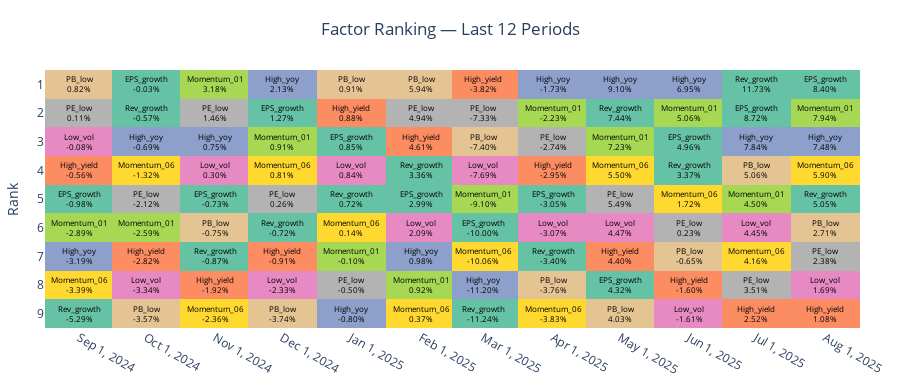

Write notebook code for a chart like this one.
### Markdown cell above
## 函數2:最近一年因子月表現熱力圖

### Code cell
returns_dict = {
    "Momentum_01": ret_mom,
    
    "Momentum_06": ret_mom6,
    "PE_low": ret_pe_low1,
    "PB_low": ret_pb_low1,
    "Low_vol": ret_low_vol,
    "High_yield": ret_high_yield,
    "High_yoy": ret_high_yoy,
    "Rev_growth": ret_rev_growth,
    "EPS_growth": ret_eps_growth,
    
}

_ = factor_rank_tile_full(
    returns_dict=returns_dict,
    periods=12,
    freq="M",                   # "M" / "W" / "Y"
    
    text_size=8,              
    # save_html="factor_rank_last12_months.html",
)

### Figure 1 — Plotly figure (JSON) as saved in the notebook; plotly's stock layout.template omitted (floating-point values rounded to 4 significant figures)
{"data": [{"colorscale": [[0, "rgb(102,194,165)"], [0, "rgb(102,194,165)"], [0.125, "rgb(252,141,98)"], [0.125, "rgb(252,141,98)"], [0.25, "rgb(141,160,203)"], [0.25, "rgb(141,160,203)"], [0.375, "rgb(231,138,195)"], [0.375, "rgb(231,138,195)"], [0.5, "rgb(166,216,84)"], [0.5, "rgb(166,216,84)"], [0.625, "rgb(255,217,47)"], [0.625, "rgb(255,217,47)"], [0.75, "rgb(229,196,148)"], [0.75, "rgb(229,196,148)"], [0.875, "rgb(179,179,179)"], [0.875, "rgb(179,179,179)"], [1, "rgb(102,194,165)"], [1, "rgb(102,194,165)"]], "showscale": false, "text": [["PB_low<br>0.82%", "EPS_growth<br>-0.03%", "Momentum_01<br>3.18%", "High_yoy<br>2.13%", "PB_low<br>0.91%", "PB_low<br>5.94%", "High_yield<br>-3.82%", "High_yoy<br>-1.73%", "High_yoy<br>9.10%", "High_yoy<br>6.95%", "Rev_growth<br>11.73%", "EPS_growth<br>8.40%"], ["PE_low<br>0.11%", "Rev_growth<br>-0.57%", "PE_low<br>1.46%", "EPS_growth<br>1.27%", "High_yield<br>0.88%", "PE_low<br>4.94%", "PE_low<br>-7.33%", "Momentum_01<br>-2.23%", "Rev_growth<br>7.44%", "Momentum_01<br>5.06%", "EPS_growth<br>8.72%", "Momentum_01<br>7.94%"], ["Low_vol<br>-0.08%", "High_yoy<br>-0.69%", "High_yoy<br>0.75%", "Momentum_01<br>0.91%", "EPS_growth<br>0.85%", "High_yield<br>4.61%", "PB_low<br>-7.40%", "PE_low<br>-2.74%", "Momentum_01<br>7.23%", "EPS_growth<br>4.96%", "High_yoy<br>7.84%", "High_yoy<br>7.48%"], ["High_yield<br>-0.56%", "Momentum_06<br>-1.32%", "Low_vol<br>0.30%", "Momentum_06<br>0.81%", "Low_vol<br>0.84%", "Rev_growth<br>3.36%", "Low_vol<br>-7.69%", "High_yield<br>-2.95%", "Momentum_06<br>5.50%", "Rev_growth<br>3.37%", "PB_low<br>5.06%", "Momentum_06<br>5.90%"], ["EPS_growth<br>-0.98%", "PE_low<br>-2.12%", "EPS_growth<br>-0.73%", "PE_low<br>0.26%", "Rev_growth<br>0.72%", "EPS_growth<br>2.99%", "Momentum_01<br>-9.10%", "EPS_growth<br>-3.05%", "PE_low<br>5.49%", "Momentum_06<br>1.72%", "Momentum_01<br>4.50%", "Rev_growth<br>5.05%"], ["Momentum_01<br>-2.89%", "Momentum_01<br>-2.59%", "PB_low<br>-0.75%", "Rev_growth<br>-0.72%", "Momentum_06<br>0.14%", "Low_vol<br>2.09%", "EPS_growth<br>-10.00%", "Low_vol<br>-3.07%", "Low_vol<br>4.47%", "PE_low<br>0.23%", "Low_vol<br>4.45%", "PB_low<br>2.71%"], ["High_yoy<br>-3.19%", "High_yield<br>-2.82%", "Rev_growth<br>-0.87%", "High_yield<br>-0.91%", "Momentum_01<br>-0.10%", "High_yoy<br>0.98%", "Momentum_06<br>-10.06%", "Rev_growth<br>-3.40%", "High_yield<br>4.40%", "PB_low<br>-0.65%", "Momentum_06<br>4.16%", "PE_low<br>2.38%"], ["Momentum_06<br>-3.39%", "Low_vol<br>-3.34%", "High_yield<br>-1.92%", "Low_vol<br>-2.33%", "PE_low<br>-0.50%", "Momentum_01<br>0.92%", "High_yoy<br>-11.20%", "PB_low<br>-3.76%", "EPS_growth<br>4.32%", "High_yield<br>-1.60%", "PE_low<br>3.51%", "Low_vol<br>1.69%"], ["Rev_growth<br>-5.29%", "PB_low<br>-3.57%", "Momentum_06<br>-2.36%", "PB_low<br>-3.74%", "High_yoy<br>-0.80%", "Momentum_06<br>0.37%", "Rev_growth<br>-11.24%", "Momentum_06<br>-3.83%", "PB_low<br>4.03%", "Low_vol<br>-1.61%", "High_yield<br>2.52%", "High_yield<br>1.08%"]], "textfont": {"color": "black", "size": 8}, "texttemplate": "%{text}", "type": "heatmap", "x": ["2024-09", "2024-10", "2024-11", "2024-12", "2025-01", "2025-02", "2025-03", "2025-04", "2025-05", "2025-06", "2025-07", "2025-08"], "xgap": 0, "y": [1, 2, 3, 4, 5, 6, 7, 8, 9], "ygap": 0, "z": [[6, 0, 4, 2, 6, 6, 1, 2, 2, 2, 8, 0], [7, 8, 7, 0, 1, 7, 7, 4, 8, 4, 0, 4], [3, 2, 2, 4, 0, 1, 6, 7, 4, 0, 2, 2], [1, 5, 3, 5, 3, 8, 3, 1, 5, 8, 6, 5], [0, 7, 0, 7, 8, 0, 4, 0, 7, 5, 4, 8], [4, 4, 6, 8, 5, 3, 0, 3, 3, 7, 3, 6], [2, 1, 8, 1, 4, 2, 5, 8, 1, 6, 5, 7], [5, 3, 1, 3, 7, 4, 2, 6, 0, 1, 7, 3], [8, 6, 5, 6, 2, 5, 8, 5, 6, 3, 1, 1]], "zmax": 8, "zmin": 0}], "layout": {"height": 390, "margin": {"b": 40, "l": 40, "r": 40, "t": 70}, "paper_bgcolor": "white", "plot_bgcolor": "white", "title": {"text": "Factor Ranking — Last 12 Periods", "x": 0.5}, "xaxis": {"tickmode": "array", "tickvals": ["2024-09", "2024-10", "2024-11", "2024-12", "2025-01", "2025-02", "2025-03", "2025-04", "2025-05", "2025-06", "2025-07", "2025-08"], "title": {}}, "yaxis": {"autorange": "reversed", "dtick": 1, "title": {"text": "Rank"}}}}
